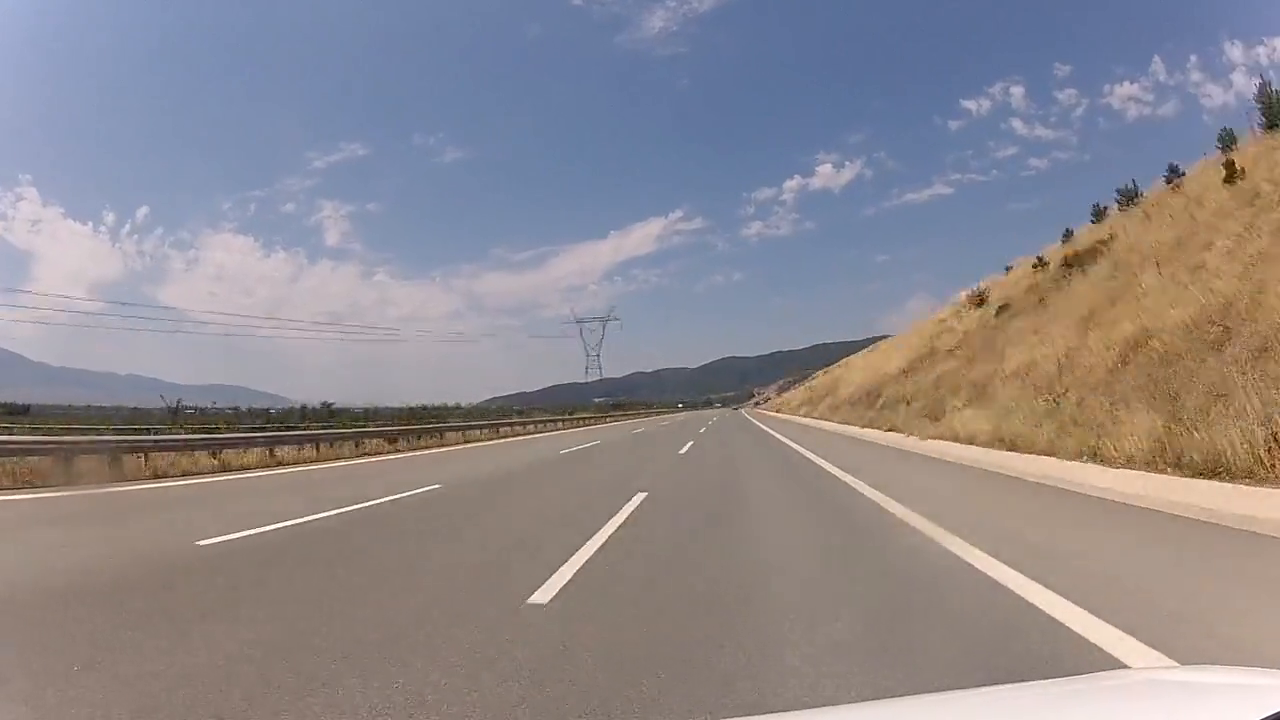
#> input picture frame 24 of Road.mp4, 1280 x 720 px
$ python 'Road Lane Line Detection.py'
#> lines starting #> are read from the running program, lines starting #| are printed output that depends on the picture; after the words box and inside, x2 and y2 are one past the last pixel; in counts of white or black regions, pixels touching at a corner belong together
#> further down, frame is the input picture: shape (720, 1280, 3); mean B, G, R 141.9, 137.3, 142.7
import cv2
import numpy as np
import matplotlib.pylab as plt

def region_of_interest(img, vertices):
    mask = np.zeros_like(img)
    #channel_count = img.shape[2]
    match_mask_color = 255
    cv2.fillPoly(mask, vertices, match_mask_color)
    masked_image = cv2.bitwise_and(img, mask)
    return masked_image

def draw_the_lines(image, lines):
    img = np.copy(image)
    blank_image = np.zeros((img.shape[0], img.shape[1], 3), dtype=np.uint8)

    for line in lines:
        for x1, y1, x2, y2 in line:
            cv2.line(blank_image, (x1, y1), (x2, y2), (0, 255, 0), thickness=3)

    img = cv2.addWeighted(img, 0.8, blank_image, 1, 0.0)
    return img


#image = cv2.imread("road.jpg")
#image = cv2.cvtColor(image, cv2.COLOR_BGR2RGB)

def process(image):
    print(image.shape)
#| (720, 1280, 3)
    height = image.shape[0]
    width = image.shape[1]

    region_of_interest_vertices = [
        (0, height),
        (width/2, height/2),
        (width, height)
    ]

    gray_image = cv2.cvtColor(image, cv2.COLOR_BGR2GRAY)
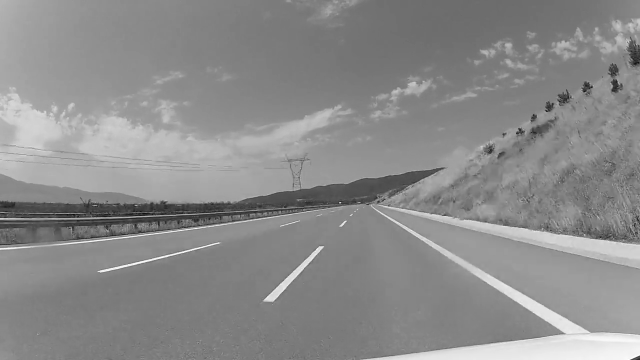
#> gray_image: shape (720, 1280) (shown at 1/2 size); min 0, max 255, mean 139.5
    canny_image = cv2.Canny(gray_image, 100, 120)
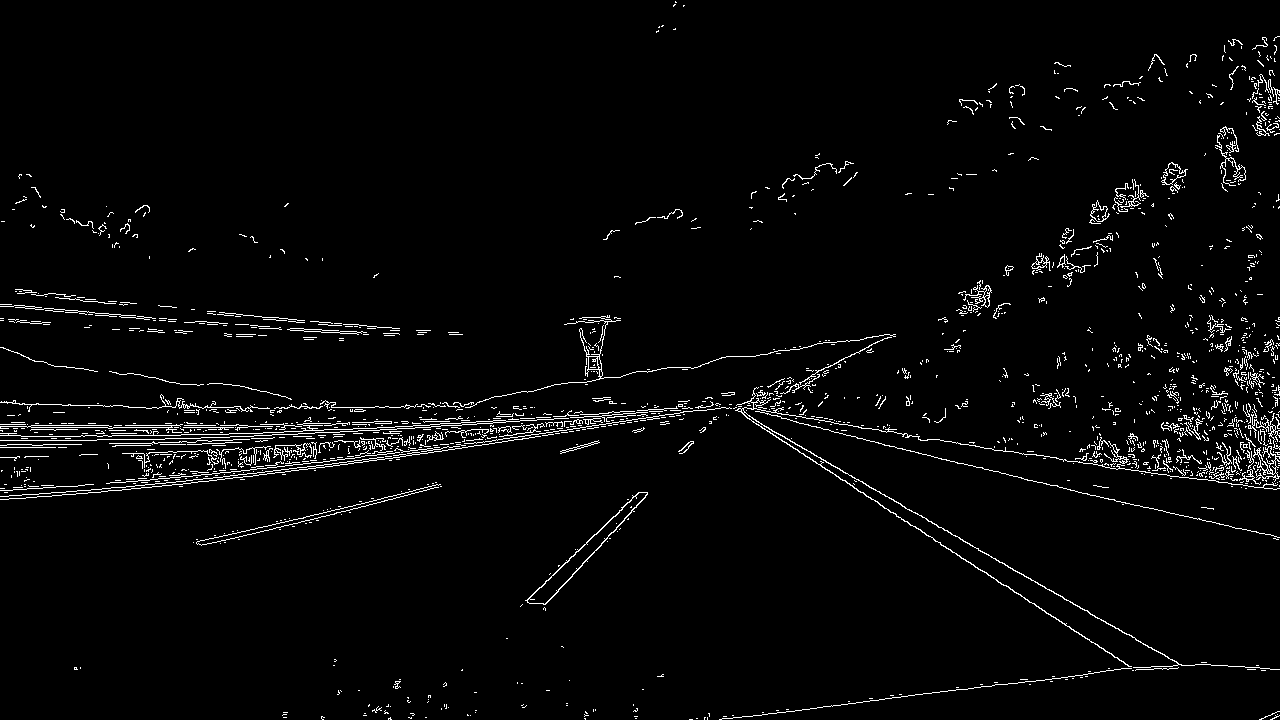
#> canny_image: shape (720, 1280); 2.8% white in thin lines or dots


    cropped_image = region_of_interest(canny_image, np.array([region_of_interest_vertices], np.int32),)
#> in region_of_interest, `masked_image = cv2.bitwise_and(img, mask)`:
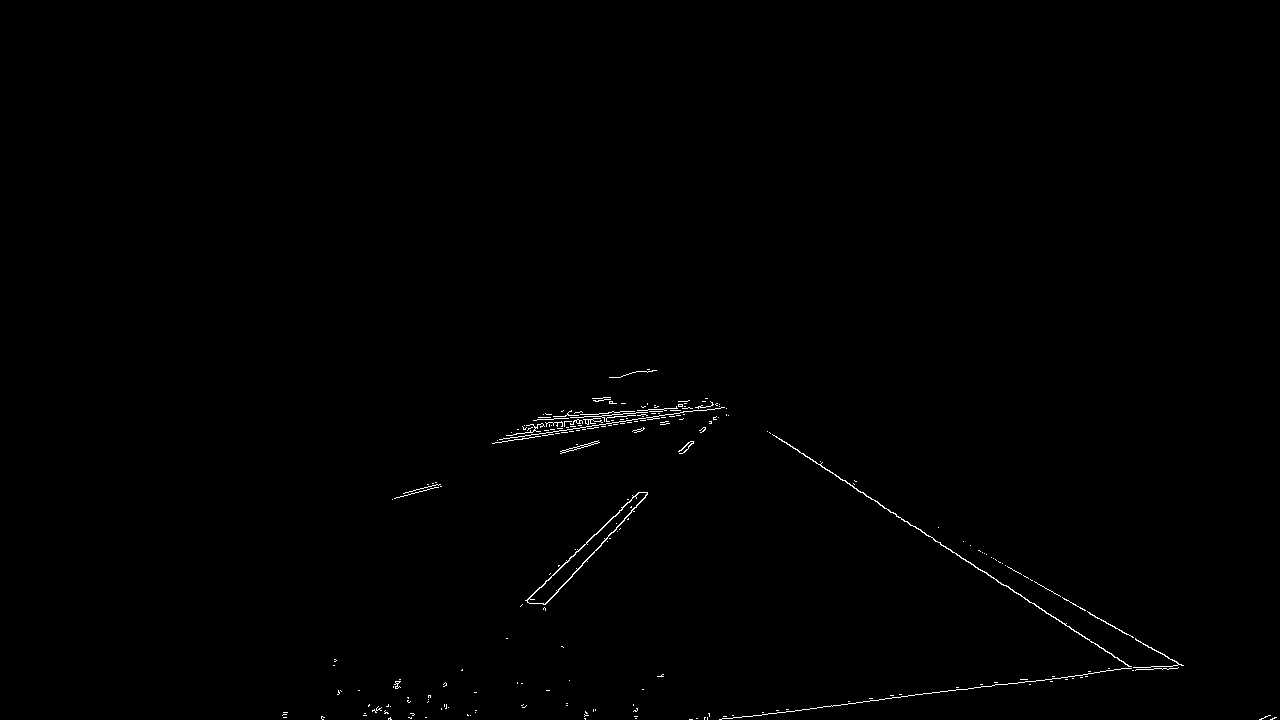
#> masked_image: shape (720, 1280); 0.41% white in thin lines or dots, all inside (x1, y1, x2, y2) = (282, 369, 1277, 720)
    lines = cv2.HoughLinesP(cropped_image, rho=2, theta=np.pi/60, threshold=50, lines=np.array([]), minLineLength=40, maxLineGap=100)
#> lines = 30 rows, first 6: [767, 431, 1135, 670], [1020, 573, 1272, 718], [545, 604, 723, 407], [522, 426, 717, 405], [516, 433, 674, 416], [885, 698, 1178, 667]
    image_with_lines = draw_the_lines(image, lines)
#> the loop in draw_the_lines, `for line in lines:` made 30 passes
#> in draw_the_lines, `img = cv2.addWeighted(img, 0.8, blank_image, 1, 0.0)`:
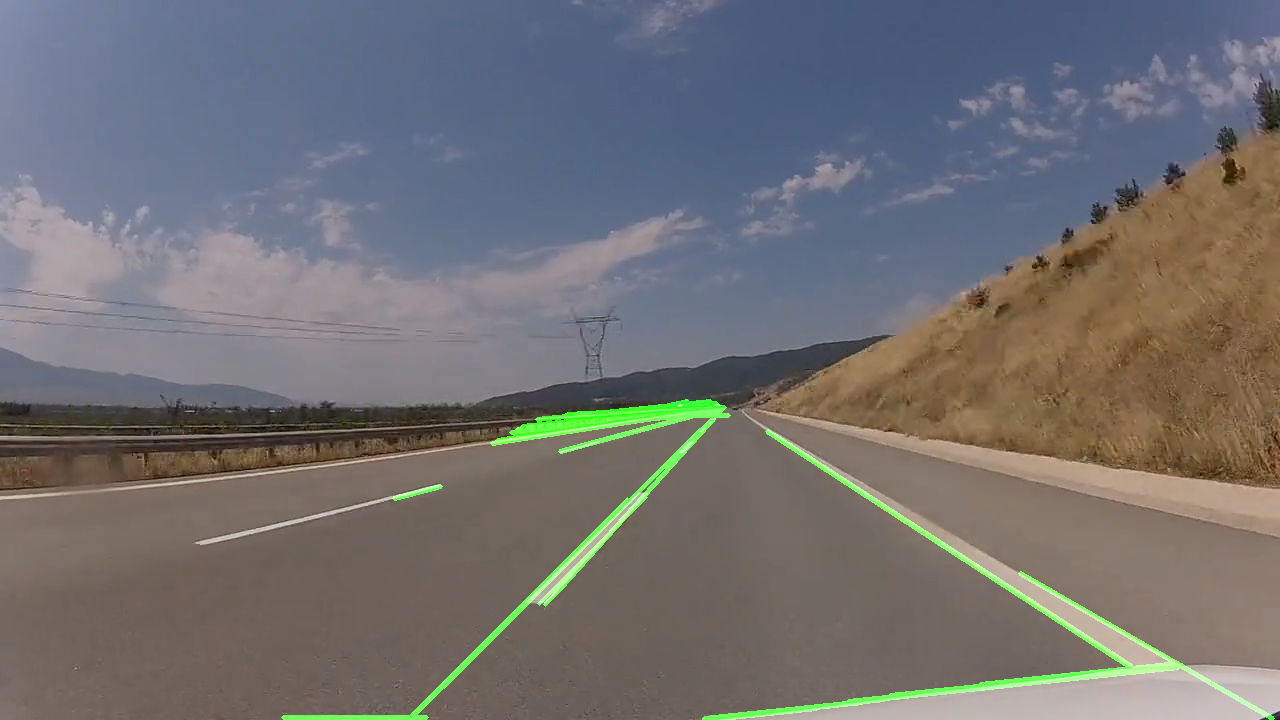
#> img: shape (720, 1280, 3); mean B, G, R 113.6, 112.4, 114.2
    #cv2.imshow("img", image_with_lines)
    return image_with_lines

cap = cv2.VideoCapture('Road.mp4')

while(cap.isOpened()):
    ret, frame = cap.read()
    frame = process(frame)
    cv2.imshow("frame", frame)
    if cv2.waitKey(1) & 0xFF == ord('q'):
#> (key q is pressed here)
        break

cap.release()
cv2.destroyAllWindows()

$ run again, starting later in the video
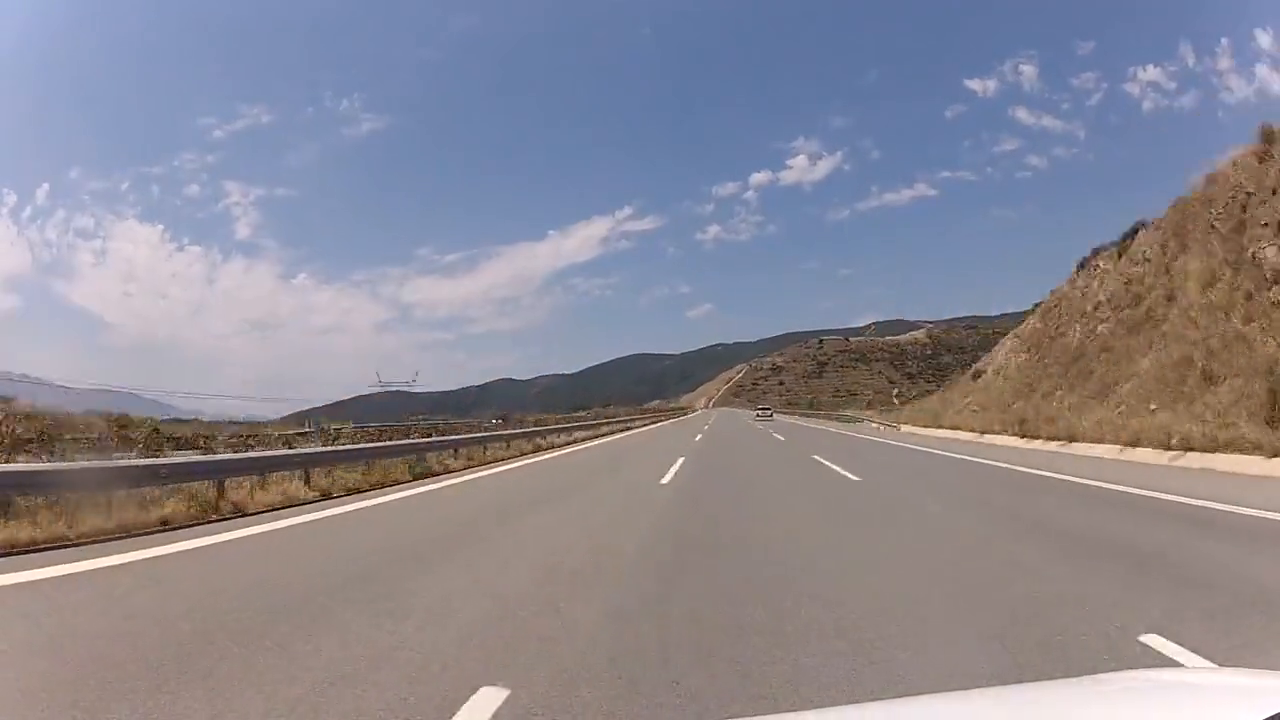
#> input picture frame 111 of Road.mp4, 1280 x 720 px
#> frame is the input picture: shape (720, 1280, 3); mean B, G, R 146.6, 136.5, 139.6
#| (720, 1280, 3)
#> in process, `canny_image = cv2.Canny(gray_image, 100, 120)`:
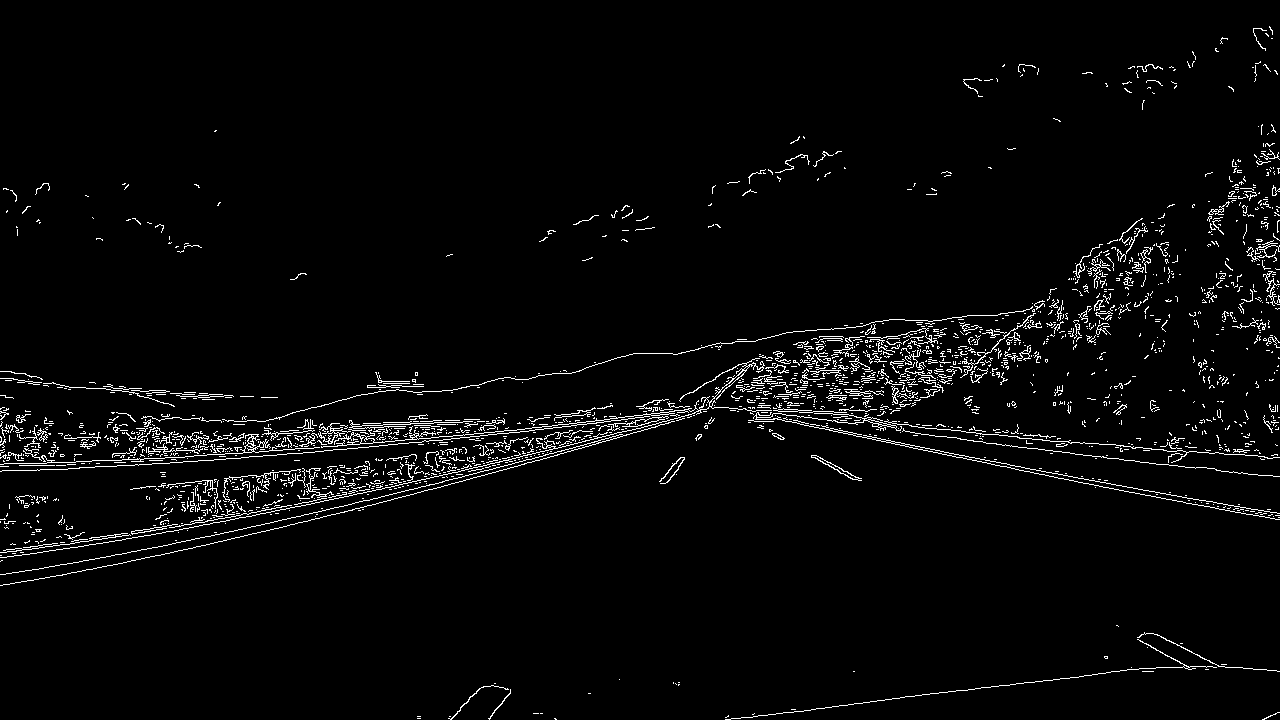
#> canny_image: shape (720, 1280); 3% white in thin lines or dots
#> mask: shape (720, 1280); 25% white; 1 white region, box (x1, y1, x2, y2) and area: (1, 360, 1280, 720) 230680
#> masked_image: shape (720, 1280); 0.37% white in thin lines or dots, all inside (x1, y1, x2, y2) = (390, 390, 1273, 720)
#> lines = 31 rows, first 6: [445, 472, 713, 401], [442, 482, 724, 407], [999, 685, 1170, 667], [424, 481, 712, 404], [426, 481, 712, 405], [631, 430, 719, 407]
#> the loop in draw_the_lines, `for line in lines:` made 31 passes
#> in draw_the_lines, `img = cv2.addWeighted(img, 0.8, blank_image, 1, 0.0)`:
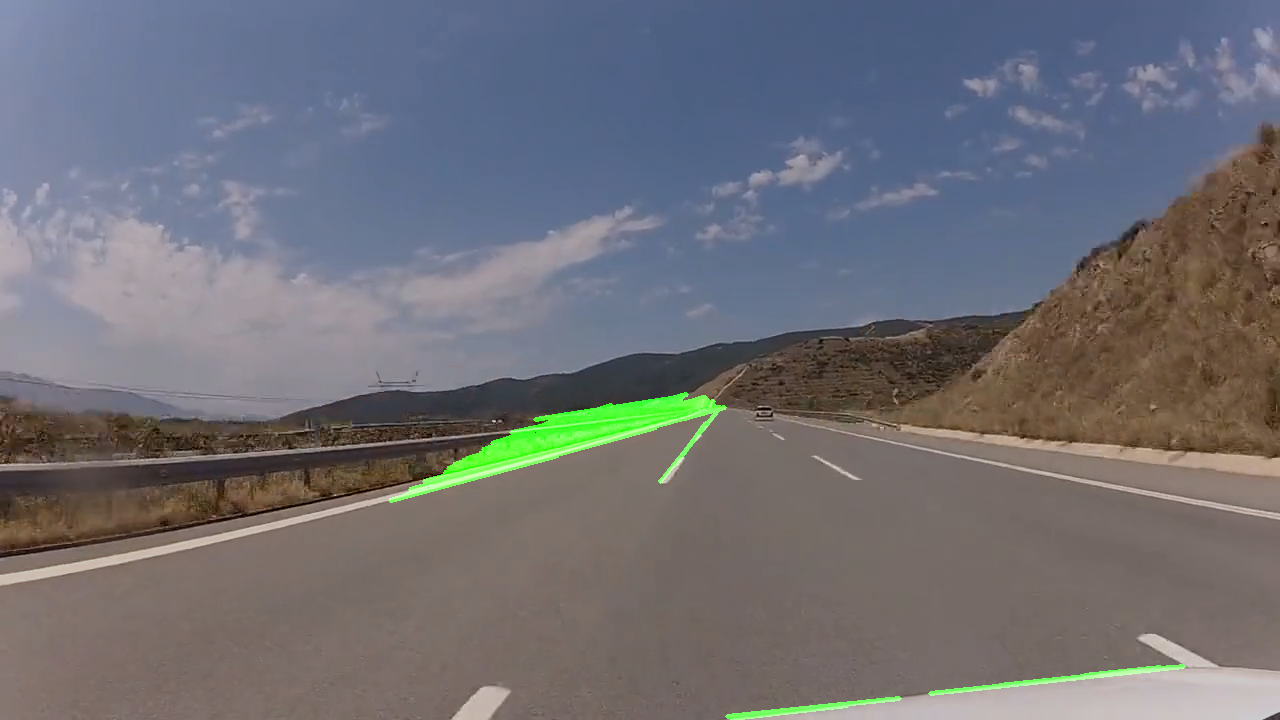
#> img: shape (720, 1280, 3); mean B, G, R 117.3, 111.3, 111.7

$ run again, starting later in the video
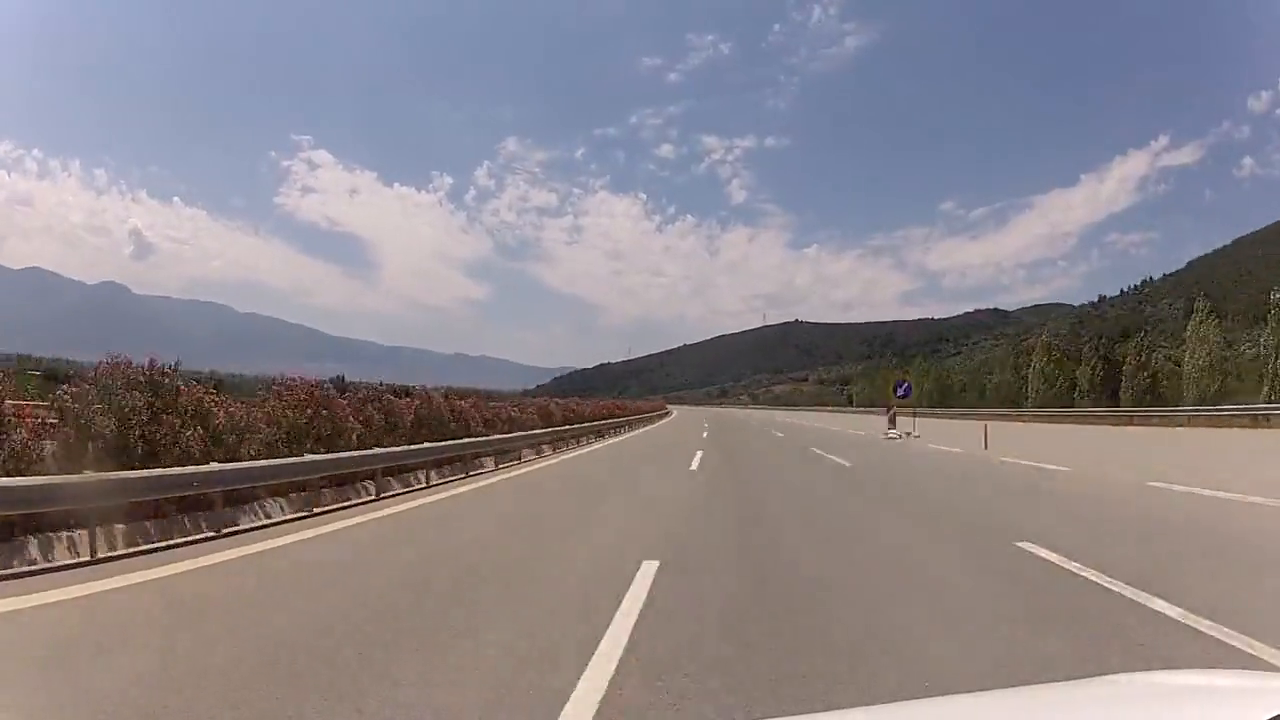
#> input picture frame 198 of Road.mp4, 1280 x 720 px
#> frame is the input picture: shape (720, 1280, 3); mean B, G, R 137.6, 132.3, 138.5
#| (720, 1280, 3)
#> in process, `canny_image = cv2.Canny(gray_image, 100, 120)`:
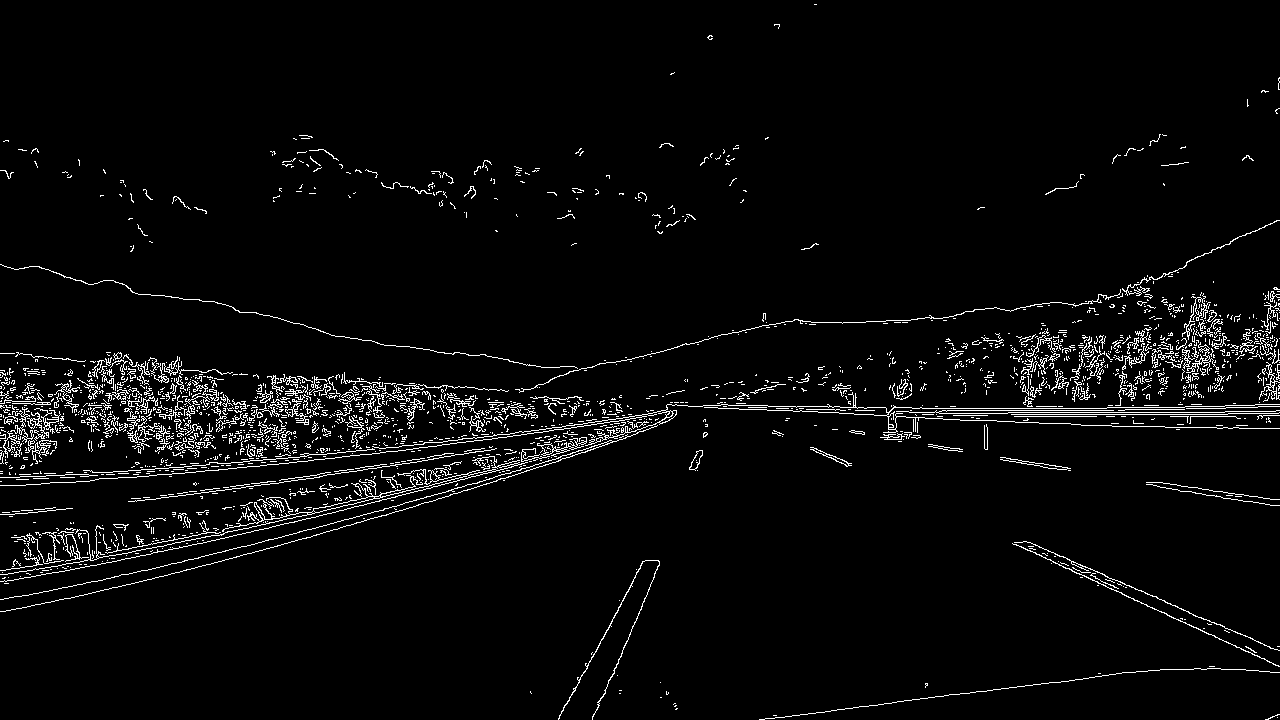
#> canny_image: shape (720, 1280); 3.6% white in thin lines or dots
#> mask: shape (720, 1280); 25% white; 1 white region, box (x1, y1, x2, y2) and area: (1, 360, 1280, 720) 230680
#> masked_image: shape (720, 1280); 0.42% white in thin lines or dots, all inside (x1, y1, x2, y2) = (342, 390, 1275, 720)
#> lines = 33 rows, first 6: [408, 490, 717, 407], [399, 495, 726, 408], [428, 502, 719, 408], [401, 510, 683, 402], [373, 518, 677, 402], [596, 651, 720, 408]
#> the loop in draw_the_lines, `for line in lines:` made 33 passes
#> in draw_the_lines, `img = cv2.addWeighted(img, 0.8, blank_image, 1, 0.0)`:
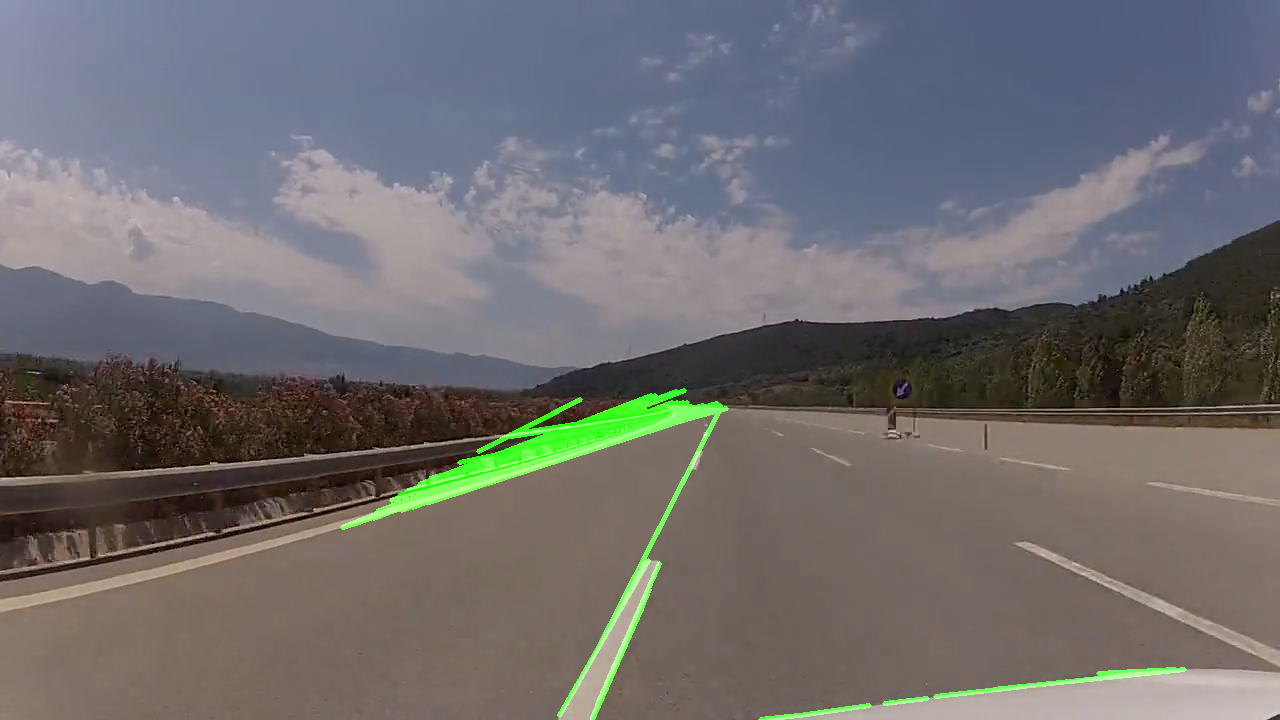
#> img: shape (720, 1280, 3); mean B, G, R 110.1, 108.7, 110.8
